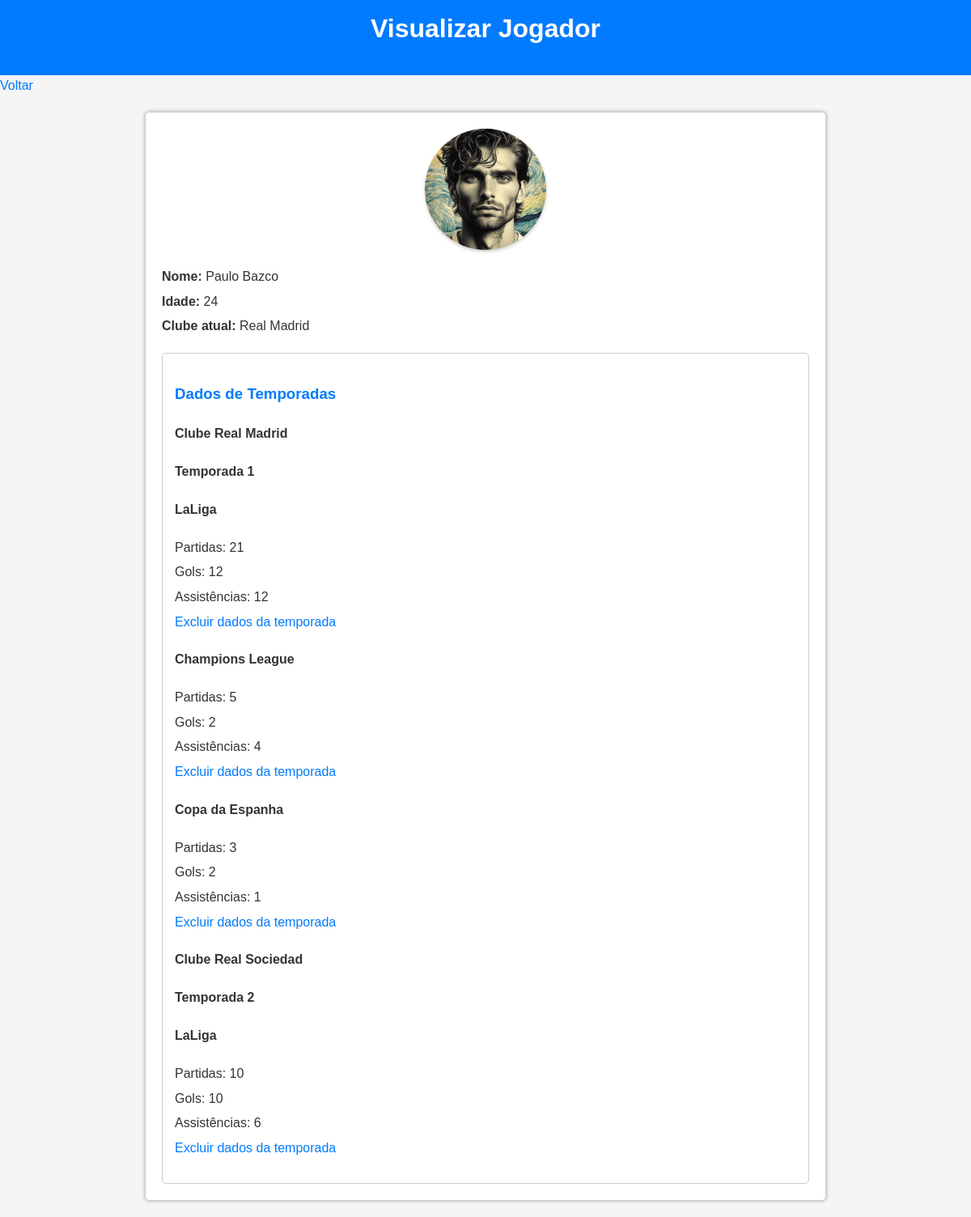
The page /jogador/detail/10/ on the database its author committed.
### dados/models.py (models this page shows, shortened)
class Jogador(models.Model):
    foto = models.ImageField(upload_to='static/', blank=True, null=True)
    nome = models.CharField(max_length=100)
    idade = models.IntegerField()
    clube = models.ForeignKey(Clube, on_delete=models.CASCADE, null=True, blank=True)

class Clube(models.Model):
    nome = models.CharField(max_length=100)
    def __str__(self):
        return self.nome

class Dados(models.Model):
    clube_detail = models.CharField(max_length = 50)
    Competicao = models.CharField(max_length = 50)
    jogador = models.ForeignKey(Jogador, on_delete=models.CASCADE)
    temporada = models.IntegerField(default=0)
    partidas = models.IntegerField(default=0)
    gols = models.IntegerField(default=0)
    assistências = models.IntegerField(default=0)

### dados/views.py (the view)
# urls.py: path('detail/<int:pk>/', views.JogadorDetail.as_view(), name='detail'),
class JogadorDetail(DetailView):
    model = Jogador
    template_name = 'jogador_detail.html'
    context_object_name = 'jogador'

### template/dados/jogador_detail.html (shortened to what this page needs)
{% load static %}
<!DOCTYPE html>
<html lang="en">
<head>
</head>
<body>
    <header>
        <h1>Visualizar Jogador</h1>
    </header>
    <a href="{% url 'dados:list' %}"> Voltar </a>
    <div class="container">
        {% if jogador.foto %}
        <img src="{{ jogador.foto.url }}" alt="{{ jogador.nome }}">
        {% else %}
        <p>Foto de perfil não disponível.</p>
        {% endif %}
        <ul>
            <li><strong>Nome:</strong> {{ jogador.nome }}</li>
            <li><strong>Idade:</strong> {{ jogador.idade }}</li>
            <li><strong>Clube atual:</strong> {{ jogador.clube }}</li>
        </ul>
        <div>
            <h3>Dados de Temporadas</h3>
            <ul id="teste">
                {% for temporada in jogador.dados_set.all %}
                    {% if temporada.temporada != 0 %}
                        <li>
                            <h4>Clube {{ temporada.clube_detail }}</h4>
                            <h4 id="temporada">Temporada {{ temporada.temporada }}</h4>
                            <h4 id="temporada"> {{ temporada.Competicao }}</h4>
                            <ul>
                                <li>Partidas: {{ temporada.partidas }}</li>
                                <li>Gols: {{ temporada.gols }}</li>
                                <li>Assistências: {{ temporada.assistências }}</li>
                            </ul>
                            <a href="{% url 'dados:dados_delete' pk=temporada.pk %}">Excluir dados da temporada</a>
                        </li>
                    {% elif temporada.temporada == 0 %}
                    <li>
                        <h4 id="temporada"> {{ temporada.Competicao }}</h4>
                        <ul>
                            <li>Partidas: {{ temporada.partidas }}</li>
                            <li>Gols: {{ temporada.gols }}</li>
                            <li>Assistências: {{ temporada.assistências }}</li>
                        </ul>
                        <a href="{% url 'dados:dados_delete' pk=temporada.pk %}">Excluir dados da temporada</a>
                    </li>
                    {% endif %}
                {% endfor %}
            </ul>
        </div>
</body>
</html>

### template/dados/jogador_detail.html (style rules this page uses)
body { font-family: Arial, sans-serif; line-height: 1.6; background-color: #f5f5f5; color: #333; margin: 0; padding: 0; }
header { background-color: #007BFF; color: #fff; text-align: center; padding: 10px; }
.container { max-width: 800px; margin: 20px auto; padding: 20px; background-color: #fff; box-shadow: 0 0 5px rgba(0, 0, 0, 0.3); border-radius: 5px; }
h1 { margin-top: 0; text-align: center; }
ul { list-style-type: none; padding: 0; }
h3 { margin-top: 20px; margin-bottom: 5px; color: #007BFF; }
li { margin-bottom: 5px; }
a { color: #007BFF; text-decoration: none; }
div { border: 1px solid #ccc; padding: 15px; border-radius: 5px; margin-top: 20px; }
#teste { margin-top: 20px; padding: 0; }
img { width: 150px; display: block; margin: 0 auto 20px; border-radius: 50%; box-shadow: 0 2px 4px rgba(0, 0, 0, 0.2); border-radius: 60%; height: 150px; }

### rows shown on the page
Jogador: foto (picture), nome "Paulo Bazco", idade "24", clube "Real Madrid"
Dados: clube_detail "Real Madrid", temporada "1", Competicao "LaLiga", partidas "21", gols "12", assistências "12"
Dados: Competicao "Champions League", partidas "5", gols "2", assistências "4"
Dados: Competicao "Copa da Espanha", partidas "3", gols "2", assistências "1"
Dados: clube_detail "Real Sociedad", temporada "2", Competicao "LaLiga", partidas "10", gols "10", assistências "6"
